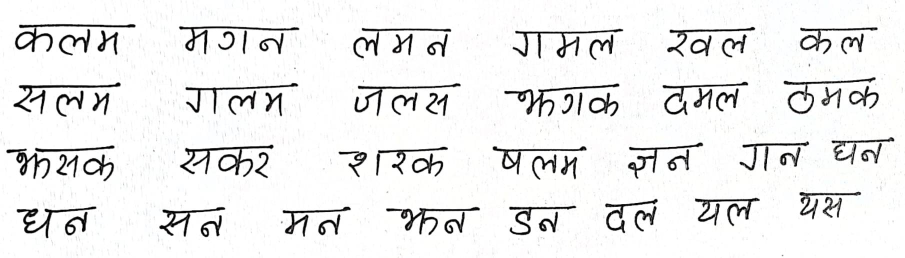
#> input picture Recog System/Minor_CMD/51.jpg, 1810 x 516 px (shown at 1/2 size)
$ python -i line_word_segmentation.py   (imports and definitions only)
#> lines starting #> are read from the running program, lines starting #| are printed output that depends on the picture; after the words box and inside, x2 and y2 are one past the last pixel; in counts of white or black regions, pixels touching at a corner belong together
#> further down, picture is the input picture: shape (516, 1810, 3); mean B, G, R 236.5, 236.7, 236.6

import cv2
import numpy as np


class line_segmentation:
    def __init__(self):
        pass
    def linewordSegementation(self,img):

        img = cv2.cvtColor(img, cv2.COLOR_BGR2RGB)
        h, w, c = img.shape
#> h = 516; w = 1810; c = 3

        if w > 1000:
            new_w = 1000
            ar = w / h
#> ar = 3.51
            new_h = int(new_w / ar)
#> new_h = 285

            img = cv2.resize(img, (new_w, new_h), interpolation=cv2.INTER_AREA)
#> img: shape (285, 1000, 3)

        def thresholding(image):
            img_gray = cv2.cvtColor(image, cv2.COLOR_BGR2GRAY)
            ret, thresh = cv2.threshold(img_gray, 80, 255, cv2.THRESH_BINARY_INV+cv2.THRESH_OTSU)
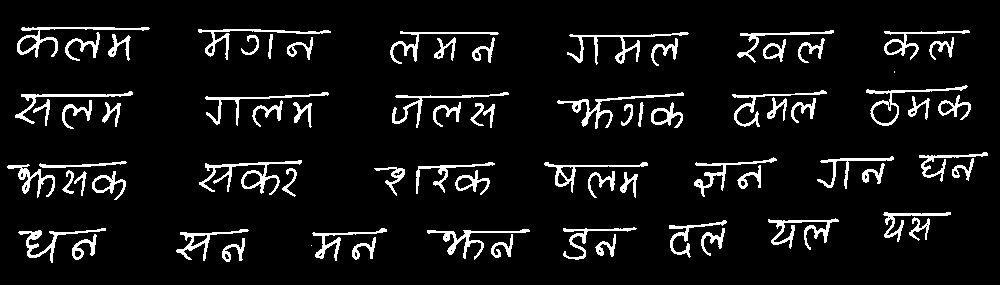
#> thresh: shape (285, 1000); 7.6% white; 74 white regions (2 under 20 px), largest, box (x1, y1, x2, y2) and area: (199, 160, 302, 195) 820, (567, 32, 689, 65) 670, (17, 27, 150, 58) 649
#> ret = 153

            return thresh
        thresh_img = thresholding(img);

        # dilation
        kernel = np.ones((3, 85), np.uint8)
        dilated = cv2.dilate(thresh_img, kernel, iterations=1)
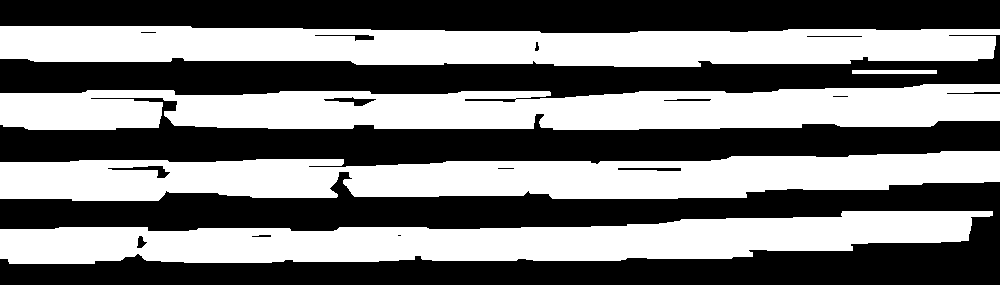
#> dilated: shape (285, 1000); 48% white; 5 white regions

        (contours, heirarchy) = cv2.findContours(dilated.copy(), cv2.RETR_EXTERNAL, cv2.CHAIN_APPROX_NONE)
#> contours = 5 contours; box (x1, y1, x2, y2) and area: (0, 84, 1000, 130) 34753, (0, 151, 1000, 201) 34131, (0, 26, 1000, 67) 32315, (0, 211, 993, 264) 31988, (852, 70, 937, 74) 252

        sorted_contours_lines = sorted(contours, key=lambda ctr: cv2.boundingRect(ctr)[1])
#> sorted_contours_lines has the same summary as contours
        for i in sorted_contours_lines:
            cv2.boundingRect(i)
#> this loop made 5 passes

        img2 = img.copy()
        lines = []
        for ctr in sorted_contours_lines:
            x, y, w, h = cv2.boundingRect(ctr)
            cv2.rectangle(img2, (x, y), (x + w, y + h), (40, 100, 250), 2)
#> this loop made 5 passes
#> (x, y, w, h) on passes 1 to 5: (0, 26, 1000, 41), (852, 70, 85, 4), (0, 84, 1000, 46), (0, 151, 1000, 50), (0, 211, 993, 53)
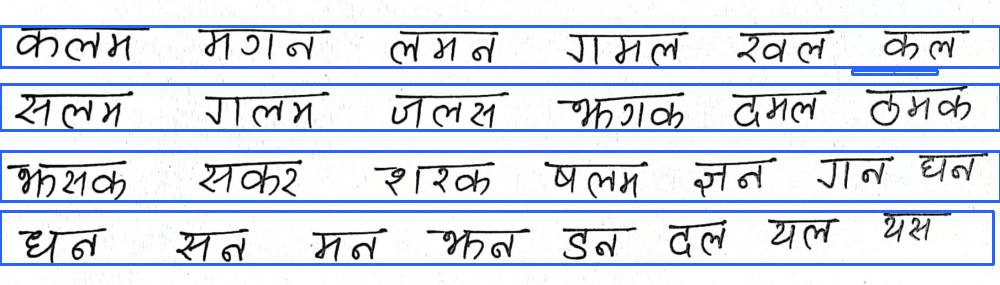
#> img2: shape (285, 1000, 3); mean R, G, B 217.9, 223.2, 236.3
        # dilation
        kernel = np.ones((7, 8), np.uint8)
        dilated2 = cv2.dilate(thresh_img, kernel, iterations=1)
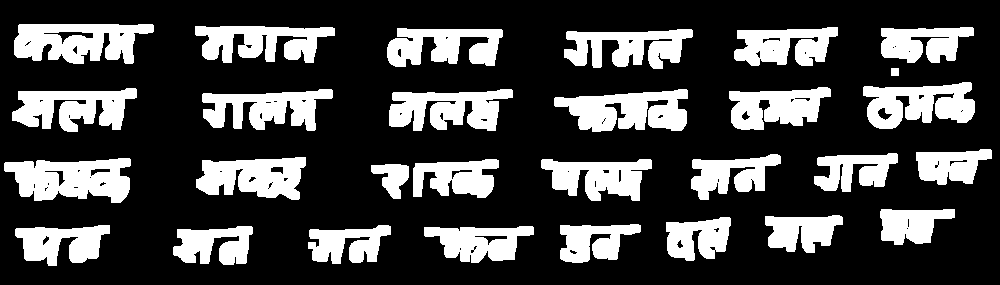
#> dilated2: shape (285, 1000); 26.7% white; 29 white regions, largest, box (x1, y1, x2, y2) and area: (4, 158, 131, 203) 4025, (14, 24, 154, 64) 3963, (554, 89, 688, 132) 3835
        cv2.imwrite("dilated.png", dilated)
        cv2.imwrite("dilated2.png", dilated2)

        img3 = img.copy()
        words_list = []

        for line in sorted_contours_lines:

            # roi of each line
            x, y, w, h = cv2.boundingRect(line)
            roi_line = dilated2[y:y + h, x:x + w]
            # draw contours on each word
            (cnt, heirarchy) = cv2.findContours(roi_line.copy(), cv2.RETR_EXTERNAL, cv2.CHAIN_APPROX_NONE)
            sorted_contour_words = sorted(cnt, key=lambda cntr: cv2.boundingRect(cntr)[0])
            for i in sorted_contour_words:
                cv2.boundingRect(i)[0]
            for word in sorted_contour_words:

                if cv2.contourArea(word) < 205:
                    continue

                x2, y2, w2, h2 = cv2.boundingRect(word)
                words_list.append([x + x2, y + y2, x + x2 + w2, y + y2 + h2])
                cv2.rectangle(img3, (x + x2, y + y2), (x + x2 + w2, y + y2 + h2), (255, 255, 100), 2)
#> this loop made 5 passes
#> (x, y, w, h, sorted_contour_words) on pass 2: (852, 70, 85, 4, 1 contour; box (x1, y1, x2, y2) and area: (39, 0, 47, 4) 21)
#> pass 1, in linewordSegementation, `roi_line = dilated2[y:y + h, x:x + w]`:
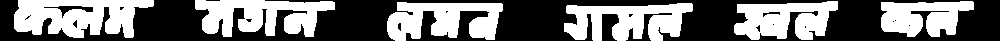
#> roi_line: shape (41, 1000); 44.9% white; 6 white regions, box (x1, y1, x2, y2) and area: (14, 0, 154, 38) 3712, (195, 0, 335, 37) 3324, (564, 3, 693, 41) 3191, (387, 2, 503, 41) 3019, (734, 1, 838, 40) 2810, (881, 1, 974, 37) 2348
#> after the loop:
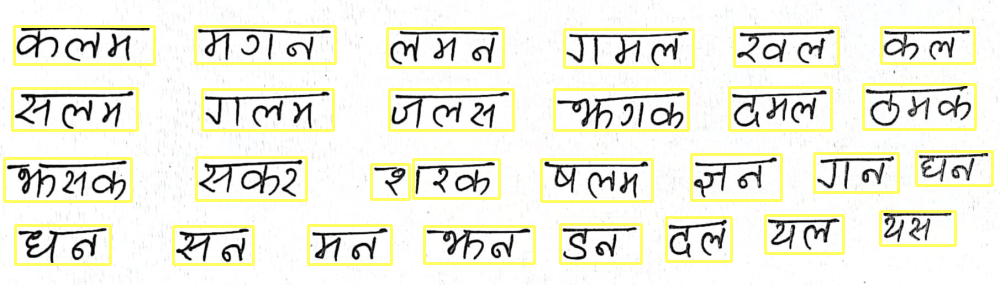
#> img3: shape (285, 1000, 3); mean R, G, B 236.8, 236.9, 223.9
#> after the loop, words_list = 28 items, first 6: [14, 26, 154, 64], [195, 26, 335, 63], [387, 28, 503, 67], [564, 29, 693, 67], [734, 27, 838, 66], [881, 27, 974, 63]

        cv2.imwrite("img.png", img3)


        for i in range(0, len(words_list)):

            roi_9 = img[words_list[i][1]:words_list[i][3], words_list[i][0]:words_list[i][2]]
            cv2.imwrite("i/" + str(i) + ".png", roi_9)
#> this loop made 28 passes
#> pass 3, in linewordSegementation, `roi_9 = img[words_list[i][1]:words_list[i][3], words_list[i][0]:words_..`:
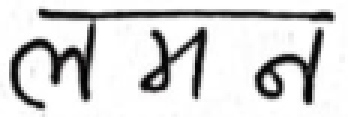
#> roi_9: shape (39, 116, 3) (shown 3 times larger); mean R, G, B 211.7, 211.7, 211.7

>>> import cv2
>>> picture = cv2.imread('51.jpg')
>>> result = line_segmentation().linewordSegementation(picture)

$ run again, on Recog System/Minor_CMD/6.jpg
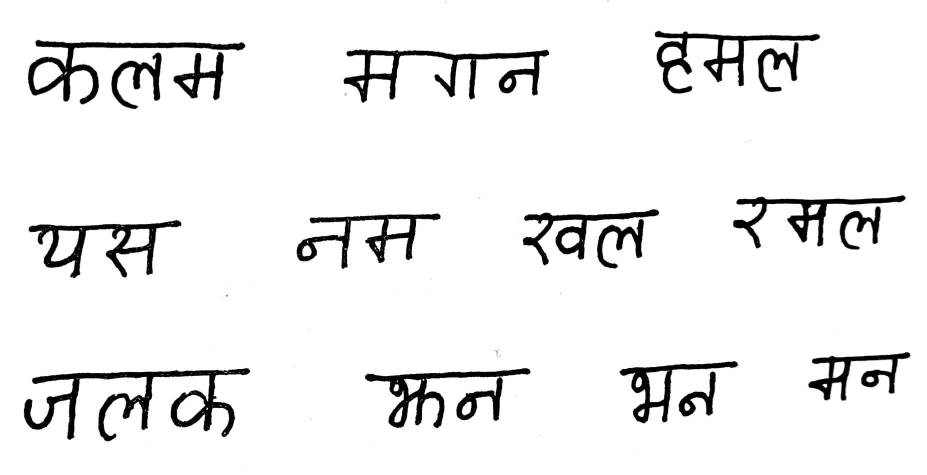
#> input picture Recog System/Minor_CMD/6.jpg, 1854 x 950 px (shown at 1/2 size)
#> picture is the input picture: shape (950, 1854, 3); min 0, max 255, mean 238.1
#> in thresholding, `ret, thresh = cv2.threshold(img_gray, 80, 255, cv2.THRESH_BINARY_INV+c..`:
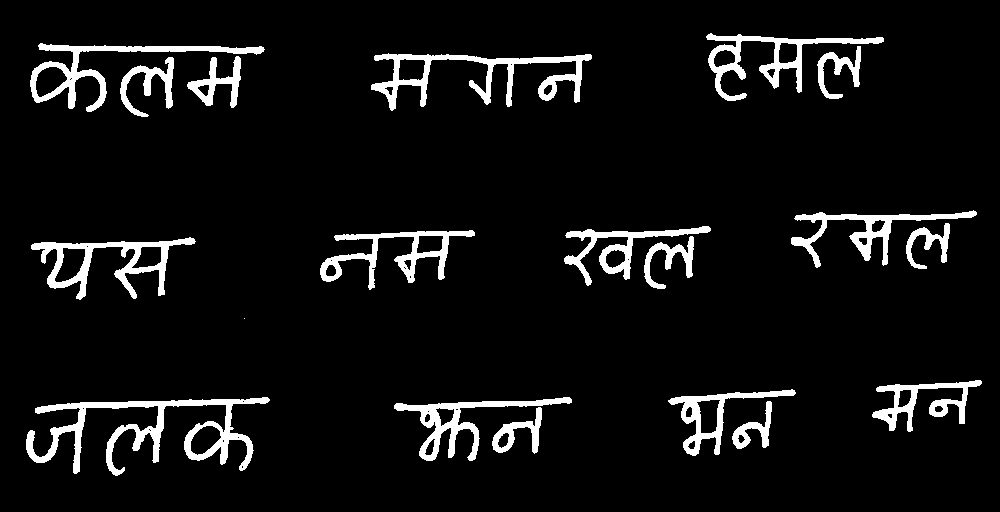
#> thresh: shape (512, 1000); 6.8% white; 19 white regions (1 under 20 px), largest, box (x1, y1, x2, y2) and area: (26, 397, 270, 476) 4822, (371, 53, 592, 111) 3366, (31, 237, 196, 300) 2777
#> ret = 137
#> dilated: shape (512, 1000); 29.6% white; 11 white regions
#> contours = 11 contours; largest, box (x1, y1, x2, y2) and area: (0, 396, 312, 477) 20281, (0, 42, 307, 118) 18884, (626, 379, 1000, 457) 18422, (329, 52, 634, 112) 15256, (664, 32, 926, 102) 14962
#> sorted_contours_lines has the same summary as contours
#> the loop in linewordSegementation, `for i in sorted_contours_lines:` made 11 passes
#> the loop in linewordSegementation, `for ctr in sorted_contours_lines:` made 11 passes
#> (x, y, w, h) on passes 1 to 8: (664, 32, 262, 70), (0, 42, 307, 76), (329, 52, 305, 60), (749, 209, 251, 61), (522, 225, 231, 65), (278, 229, 239, 62), (0, 236, 238, 65), (202, 317, 85, 3)
#> dilated2: shape (512, 1000); 14.9% white; 12 white regions, largest, box (x1, y1, x2, y2) and area: (23, 394, 274, 479) 10585, (27, 40, 269, 120) 10573, (703, 30, 888, 104) 7628
#> the loop in linewordSegementation, `for line in sorted_contours_lines:` made 11 passes
#> after the loop in linewordSegementation, `for line in sorted_contours_lines:`: words_list = [[703, 32, 888, 102], [27, 42, 269, 118], [368, 52, 596, 112], [788, 209, 981, 270], [561, 225, 715, 290], [317, 229, 479, 291], [28, 236, 200, 301], [665, 386, 800, 457], [869, 379, 986, 435], [391, 396, 576, 462], [23, 396, 274, 477]]
#> the loop in linewordSegementation, `for i in range(0, len(words_list)): ` made 11 passes
#> pass 3, in linewordSegementation, `roi_9 = img[words_list[i][1]:words_list[i][3], words_list[i][0]:words_..`:
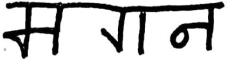
#> roi_9: shape (60, 228, 3); min 0, max 255, mean 194

$ run again, on Recog System/Minor_CMD/61.jpg
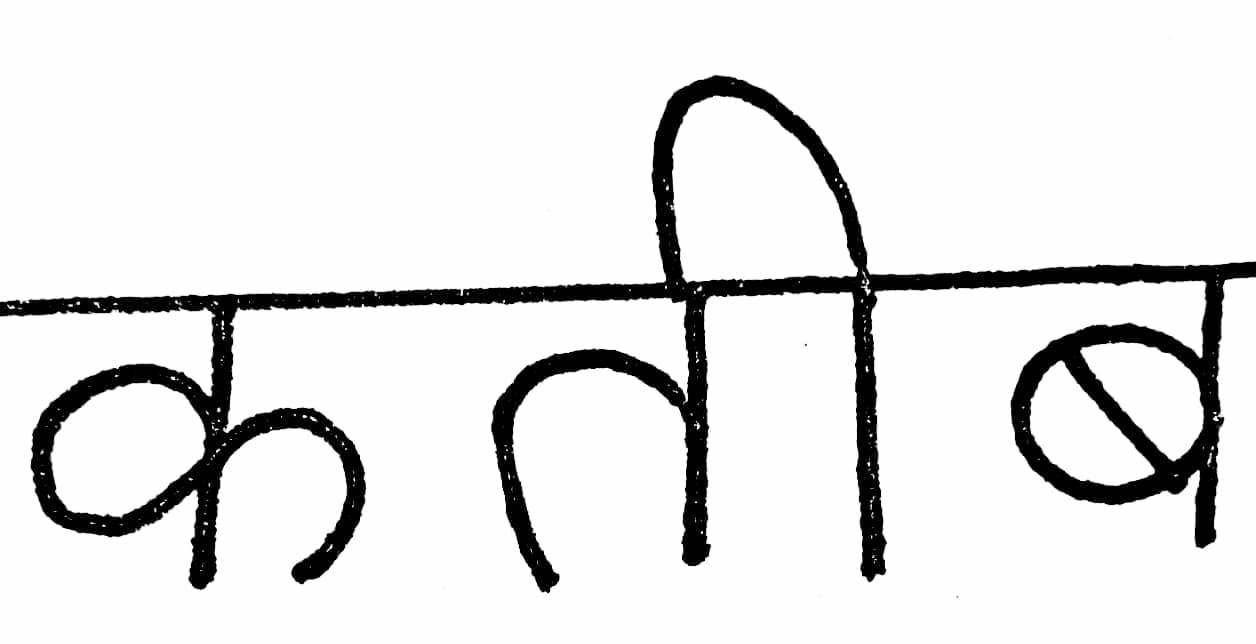
#> input picture Recog System/Minor_CMD/61.jpg, 1256 x 644 px
#> picture is the input picture: shape (644, 1256, 3); min 0, max 255, mean 228.1
#> in thresholding, `ret, thresh = cv2.threshold(img_gray, 80, 255, cv2.THRESH_BINARY_INV+c..`:
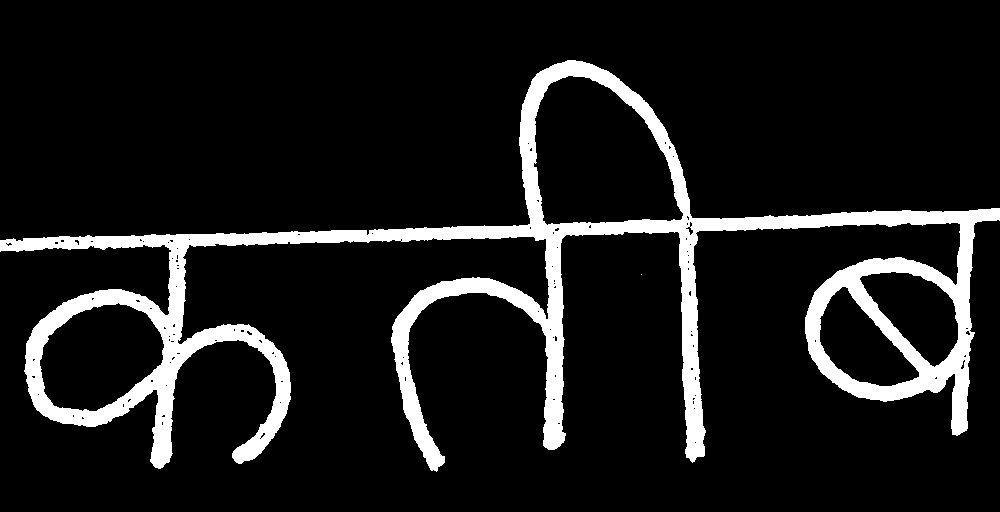
#> thresh: shape (512, 1000); 10.4% white; 2 white regions (1 under 20 px), largest, box (x1, y1, x2, y2) and area: (0, 60, 1000, 472) 53267
#> ret = 133
#> dilated: shape (512, 1000); 39.4% white; 1 white region
#> contours = 1 contour; box (x1, y1, x2, y2) and area: (0, 59, 1000, 473) 207627
#> sorted_contours_lines has the same summary as contours
#> the loop in linewordSegementation, `for i in sorted_contours_lines:` made 1 pass
#> the loop in linewordSegementation, `for ctr in sorted_contours_lines:` made 1 pass
#> (x, y, w, h) on pass 1: (0, 59, 1000, 414)
#> dilated2: shape (512, 1000); 15.9% white; 2 white regions, box (x1, y1, x2, y2) and area: (0, 57, 1000, 475) 81363, (638, 271, 646, 278) 56
#> the loop in linewordSegementation, `for line in sorted_contours_lines:` made 1 pass
#> after the loop in linewordSegementation, `for line in sorted_contours_lines:`: words_list = [[0, 59, 1000, 473]]
#> the loop in linewordSegementation, `for i in range(0, len(words_list)): ` made 1 pass
#> pass 1, in linewordSegementation, `roi_9 = img[words_list[i][1]:words_list[i][3], words_list[i][0]:words_..`:
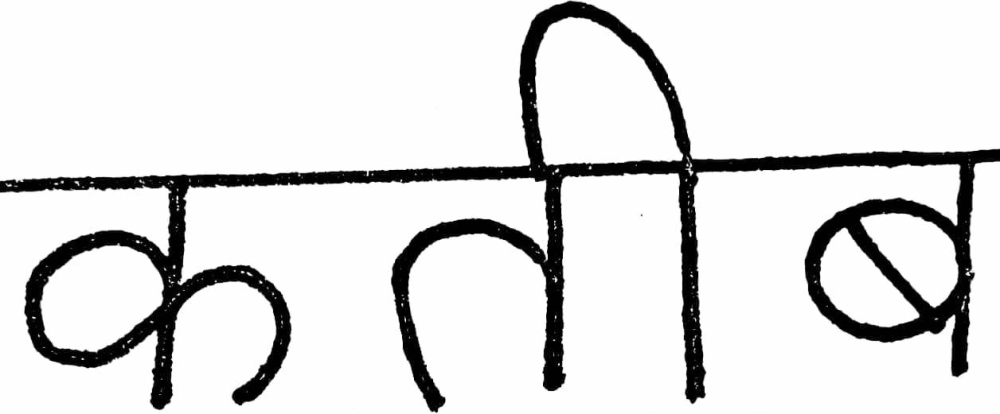
#> roi_9: shape (414, 1000, 3); min 0, max 255, mean 222

$ run again, on Recog System/Minor_CMD/t1.jpg
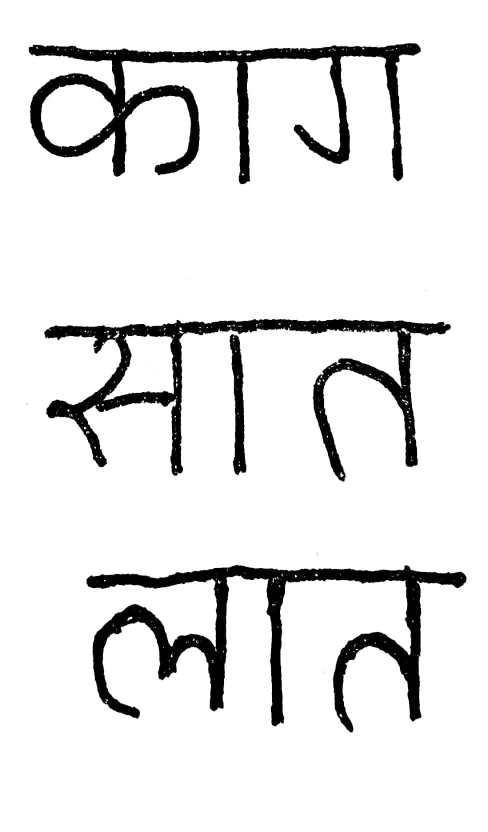
#> input picture Recog System/Minor_CMD/t1.jpg, 976 x 1664 px (shown at 1/2 size)
#> picture is the input picture: shape (1664, 976, 3); min 0, max 255, mean 229.9
#> thresh: shape (1664, 976); 9.9% white; 4 white regions, box (x1, y1, x2, y2) and area: (173, 1130, 933, 1465) 57326, (58, 86, 841, 368) 52092, (89, 638, 901, 963) 46758, (459, 668, 493, 950) 5148
#> ret = 131
#> dilated: shape (1664, 976); 32.1% white; 3 white regions
#> contours = 3 contours; box (x1, y1, x2, y2) and area: (16, 85, 883, 369) 181789, (131, 1129, 975, 1466) 175500, (47, 637, 943, 964) 173752
#> sorted_contours_lines has the same summary as contours
#> the loop in linewordSegementation, `for i in sorted_contours_lines:` made 3 passes
#> the loop in linewordSegementation, `for ctr in sorted_contours_lines:` made 3 passes
#> (x, y, w, h) on passes 1 to 3: (16, 85, 867, 284), (47, 637, 896, 327), (131, 1129, 844, 337)
#> dilated2: shape (1664, 976); 13.7% white; 3 white regions, box (x1, y1, x2, y2) and area: (170, 1127, 937, 1468) 77024, (86, 635, 905, 966) 73770, (55, 83, 845, 371) 72332
#> the loop in linewordSegementation, `for line in sorted_contours_lines:` made 3 passes
#> after the loop in linewordSegementation, `for line in sorted_contours_lines:`: words_list = [[55, 85, 845, 369], [86, 637, 905, 964], [170, 1129, 937, 1466]]
#> the loop in linewordSegementation, `for i in range(0, len(words_list)): ` made 3 passes
#> pass 3, in linewordSegementation, `roi_9 = img[words_list[i][1]:words_list[i][3], words_list[i][0]:words_..`:
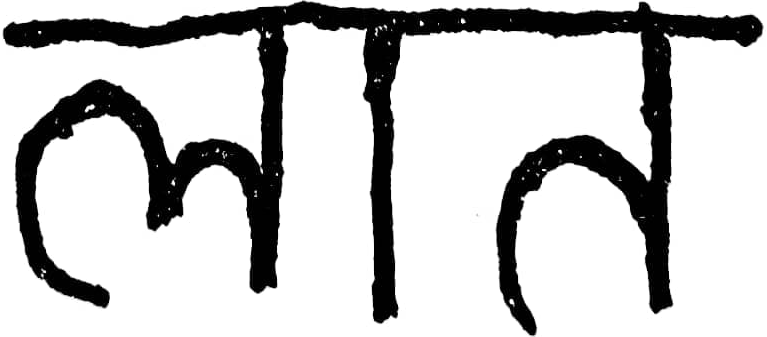
#> roi_9: shape (337, 767, 3); min 0, max 255, mean 198.9
